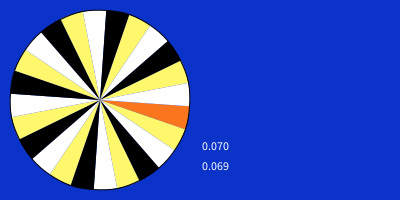
Frame 1 (no input)
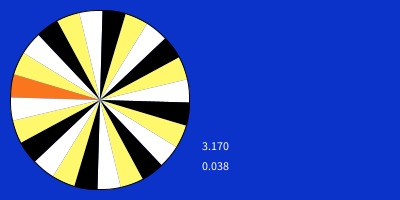
Frame 60 (the mouse pressed at the canvas centre just before this capture)
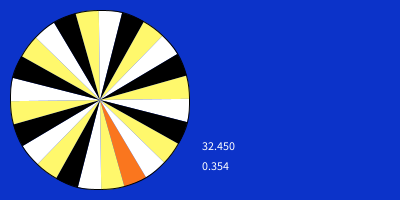
Frame 120 (the mouse held since frame 60 and released just before this capture)

The Processing sketch that drew these frames (run headless with seeded random() and noise(); from frame 60 on, the mouse is pressed at the canvas centre):

// Processing sketch: week16_8
// ── week16_8.pde
void setup(){
  size(400,200);
}
float start=0, v=0.07;//v是旋轉的速度
void mousePressed(){
  v=random(1);
} 
void draw(){
 background(#0C33C9); 
 if( v> 0.001){//速度很慢時，就不再轉動
  start += v; //位置 速度 加速度
  v *=0.99; //摩擦力，讓速度變慢
 }//if(start<10) start+=0.01;
 fill(255); text( start,200,150); text(v,200,170);
for(int i=0; i<24;i++){
   float shift=i*PI/12;
   if(i%3==0) fill(#000000);
   if(i%3==1) fill(#FFF86C);
   if(i%3==2) fill(#FFFFFF);
   if(i==0) fill(#FA761E);
 arc(100,100, 180,180, shift+0+start, shift+PI/12+start); //畫出圓弧
 }
} //圓心   寬 高 開始 結束  
